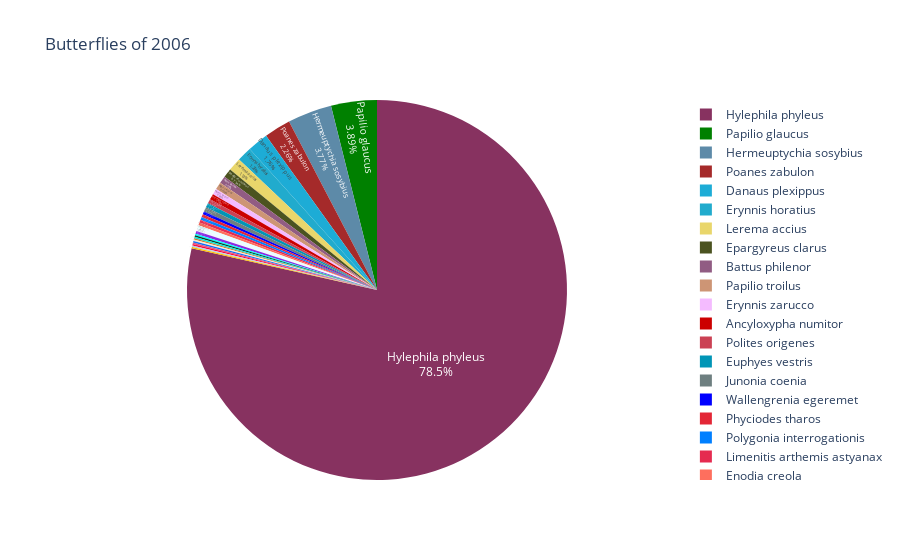

The notebook cell this image was saved under:
### Code cell
butterflyPieGraph(butterfly06, 'butterPie06', 'Butterflies of 2006').write_html("butterPie06.html")
butterflyPieGraph(butterfly06, 'butterPie06', 'Butterflies of 2006').show()

### Figure 1 — Plotly figure (JSON) as saved in the notebook; plotly's stock layout.template omitted (floating-point values rounded to 4 significant figures)
{"data": [{"customdata": [["Monarch", "Danaus plexippus"], ["Silver-spotted Skipper", "Epargyreus clarus"], ["Southern Cloudywing", "Thorybes bathyllus"], ["Hoarce's Duskywing", "Erynnis horatius"], ["Zarucco Duskywing", "Erynnis zarucco"], ["clouded skipper ", "Lerema accius"], ["least skipper", "Ancyloxypha numitor"], ["Fiery Skipper", "Hylephila phyleus"], ["crossline skipper", "Polites origenes"], ["northern broken-dash", "Wallengrenia egeremet"], ["little glassywing", "Pompeius verna"], ["zabulon skipper", "Poanes zabulon"], ["dun skipper", "Euphyes vestris"], ["eufala skipper", "Lerodea eufala"], ["ocola skipper", "Panoquina ocola"], ["Pipevine ST", "Battus philenor"], ["Black Swallowtail", "Papilio polyxenes"], ["East Tiger ST", "Papilio glaucus"], ["Spicebush ST", "Papilio troilus"], ["Cloudless sulfer", "Phoebis sennae"], ["sleepy orange", "Eurema nicippe"], ["eastern tailed-blue", "Everes comyntas"], ["pearl crescent", "Phyciodes tharos"], ["question mark", "Polygonia interrogationis"], ["american lady", "Vanessa virginiensis"], ["buckeye", "Junonia coenia"], ["red-spotted purple", "Limenitis arthemis astyanax"], ["creole pearly-eye", "Enodia creola"], ["carolina satyr", "Hermeuptychia sosybius"], ["juniper Hairstreak", "Callophrys gryneus"], ["Spring Azure", "Celastrina ladon"], ["gemmed satyr", "Cyllopsis gemma"], ["common wood-nymph", "Cercyonis pegala"]], "domain": {"x": [0, 1], "y": [0, 1]}, "hovertemplate": "Scientific Name=%{customdata[1]}<br>Quantity Seen=%{value}<br>Common Name=%{customdata[0]}<extra></extra>", "labels": ["Danaus plexippus", "Epargyreus clarus", "Thorybes bathyllus", "Erynnis horatius", "Erynnis zarucco", "Lerema accius", "Ancyloxypha numitor", "Hylephila phyleus", "Polites origenes", "Wallengrenia egeremet", "Pompeius verna", "Poanes zabulon", "Euphyes vestris", "Lerodea eufala", "Panoquina ocola", "Battus philenor", "Papilio polyxenes", "Papilio glaucus", "Papilio troilus", "Phoebis sennae", "Eurema nicippe", "Everes comyntas", "Phyciodes tharos", "Polygonia interrogationis", "Vanessa virginiensis", "Junonia coenia", "Limenitis arthemis astyanax", "Enodia creola", "Hermeuptychia sosybius", "Callophrys gryneus", "Celastrina ladon", "Cyllopsis gemma", "Cercyonis pegala"], "legendgroup": "", "marker": {"colors": ["#1dacd6", "#4b5320", "#00ffff", "#21abcd", "#f4bbff", "#e9d66b", "#cc0000", "#873260", "#cb4154", "#0000ff", "#004225", "#a52a2a", "#0095b6", "#08e8de", "#cd7f32", "#915c83", "#faebd7", "#008000", "#cd9575", "#0070ff", "#de5d83", "#ff033e", "#e32636", "#007fff", "#bcd4e6", "#6e7f80", "#e52b50", "#fe6f5e", "#5d8aa8", "#e7feff", "#ffbf00", "#f0f8ff", "#8a2be2"]}, "name": "", "showlegend": true, "textinfo": "percent+label", "textposition": "inside", "type": "pie", "values": [14, 6, 1, 10, 4, 9, 4, 625, 3, 2, 1, 18, 3, 1, 1, 5, 1, 31, 5, 1, 1, 1, 2, 2, 1, 3, 2, 2, 30, 2, 1, 2, 2]}], "layout": {"legend": {"tracegroupgap": 0}, "title": {"text": "Butterflies of 2006"}}}
